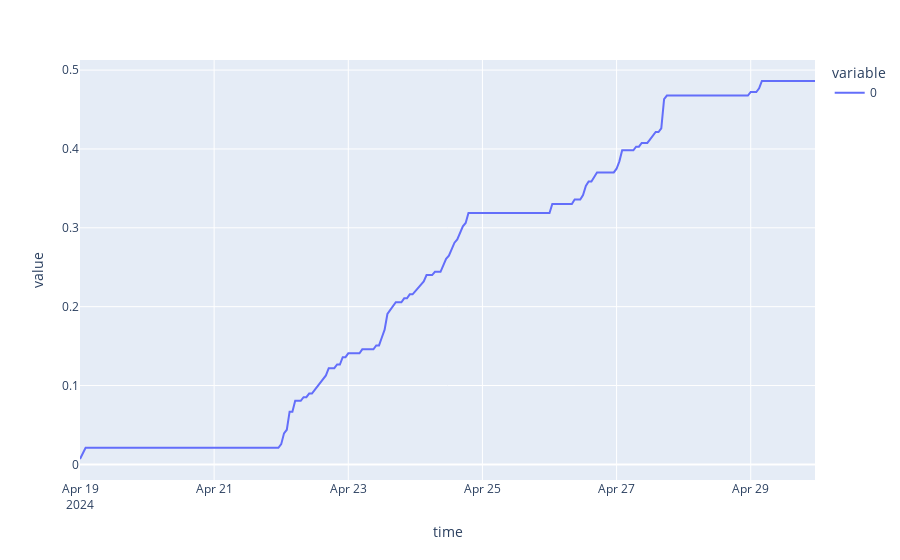

Notebook code for this chart:
### Code cell
generated_fees = pd.Series(generated_fees, index=res.index[window:])
cumulative_fees = generated_fees.cumsum()
cumulative_fees_1h = cumulative_fees.resample("1h").last()
cumulative_fees_1h.plot()

### Figure 1 — Plotly figure (JSON) as saved in the notebook; plotly's stock layout.template omitted (floating-point values rounded to 4 significant figures; data arrays with more than 128 entries replaced by an {"elided": "..."} marker saying what was removed)
{"data": [{"hovertemplate": "variable=0<br>time=%{x}<br>value=%{y}<extra></extra>", "legendgroup": "0", "line": {"color": "#636efa", "dash": "solid"}, "marker": {"symbol": "circle"}, "mode": "lines", "name": "0", "orientation": "v", "showlegend": true, "type": "scatter", "x": {"elided": "264 str values"}, "xaxis": "x", "y": {"elided": "264 float values"}, "yaxis": "y"}], "layout": {"legend": {"title": {"text": "variable"}, "tracegroupgap": 0}, "margin": {"t": 60}, "xaxis": {"anchor": "y", "domain": [0, 1], "title": {"text": "time"}}, "yaxis": {"anchor": "x", "domain": [0, 1], "title": {"text": "value"}}}}
